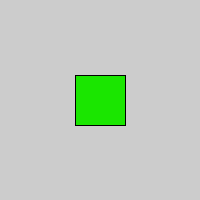
Frame 1 (no input)
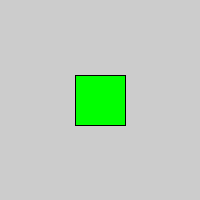
Frame 60 (the mouse pressed at the canvas centre just before this capture)
Frame 120 (the mouse held since frame 60 and released just before this capture): identical to frame 60, image omitted

The Processing sketch that drew these frames (run headless with seeded random() and noise(); from frame 60 on, the mouse is pressed at the canvas centre):

// Processing sketch: lerping
// ── lerping.pde
color fromGreen = color(0, 255, 0);
color toRed = color(255, 0, 0);
float counter = 0;

void setup() {
  size(200, 200);
  rectMode(CENTER);
}

void draw() {
  counter = counter + .1;
  if (counter >= 1) {
    counter = 0;
  }
  color currentColor = lerpColor(fromGreen, toRed, counter);
  fill(currentColor);
  rect(width/2, height/2, 50, 50);
}
